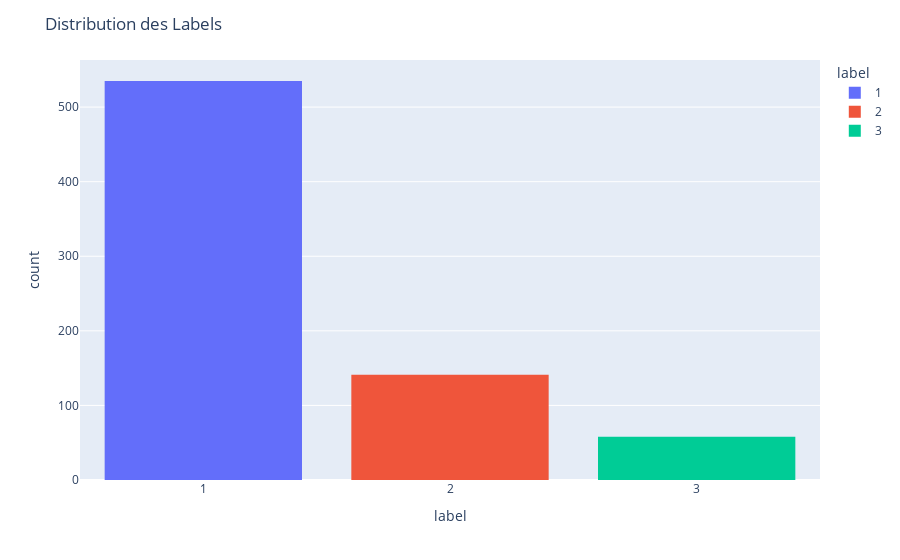

Notebook code for this chart:
### Code cell
#transform the label to numeric
df["label"] = pd.to_numeric(df["label"])

#sorted by label ascending
df.sort_values(by="label",inplace=True)

# re transform label in df_temp to str so it can be discrete value
df["label"] = df["label"].apply(str)

#plotting a histogram to show the distribution of the labels
fig = px.histogram(df, x="label", nbins=10, color="label", )
fig.update_layout(title_text="Distribution des Labels")
fig.show()

### Figure 1 — Plotly figure (JSON) as saved in the notebook; plotly's stock layout.template omitted (floating-point values rounded to 4 significant figures; data arrays with more than 128 entries replaced by an {"elided": "..."} marker saying what was removed)
{"data": [{"alignmentgroup": "True", "bingroup": "x", "hovertemplate": "label=%{x}<br>count=%{y}<extra></extra>", "legendgroup": "1", "marker": {"color": "#636efa", "pattern": {"shape": ""}}, "name": "1", "nbinsx": 10, "offsetgroup": "1", "orientation": "v", "showlegend": true, "type": "histogram", "x": {"elided": "535 str values"}, "xaxis": "x", "yaxis": "y"}, {"alignmentgroup": "True", "bingroup": "x", "hovertemplate": "label=%{x}<br>count=%{y}<extra></extra>", "legendgroup": "2", "marker": {"color": "#EF553B", "pattern": {"shape": ""}}, "name": "2", "nbinsx": 10, "offsetgroup": "2", "orientation": "v", "showlegend": true, "type": "histogram", "x": {"elided": "141 str values"}, "xaxis": "x", "yaxis": "y"}, {"alignmentgroup": "True", "bingroup": "x", "hovertemplate": "label=%{x}<br>count=%{y}<extra></extra>", "legendgroup": "3", "marker": {"color": "#00cc96", "pattern": {"shape": ""}}, "name": "3", "nbinsx": 10, "offsetgroup": "3", "orientation": "v", "showlegend": true, "type": "histogram", "x": ["3", "3", "3", "3", "3", "3", "3", "3", "3", "3", "3", "3", "3", "3", "3", "3", "3", "3", "3", "3", "3", "3", "3", "3", "3", "3", "3", "3", "3", "3", "3", "3", "3", "3", "3", "3", "3", "3", "3", "3", "3", "3", "3", "3", "3", "3", "3", "3", "3", "3", "3", "3", "3", "3", "3", "3", "3", "3"], "xaxis": "x", "yaxis": "y"}], "layout": {"barmode": "relative", "legend": {"title": {"text": "label"}, "tracegroupgap": 0}, "margin": {"t": 60}, "title": {"text": "Distribution des Labels"}, "xaxis": {"anchor": "y", "categoryarray": ["1", "2", "3"], "categoryorder": "array", "domain": [0, 1], "title": {"text": "label"}}, "yaxis": {"anchor": "x", "domain": [0, 1], "title": {"text": "count"}}}}
